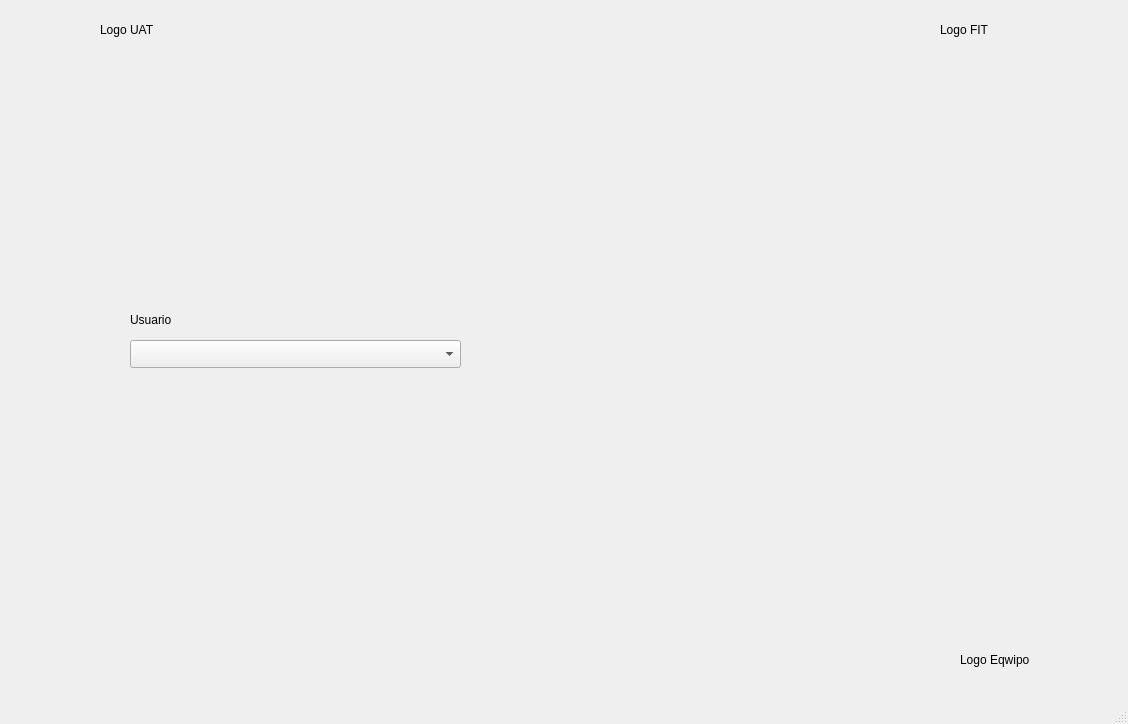
<?xml version="1.0" encoding="UTF-8"?>
<ui version="4.0">
 <class>MainWindow</class>
 <widget class="QMainWindow" name="MainWindow">
  <property name="geometry">
   <rect>
    <x>0</x>
    <y>0</y>
    <width>1128</width>
    <height>724</height>
   </rect>
  </property>
  <property name="windowTitle">
   <string>MainWindow</string>
  </property>
  <widget class="QWidget" name="centralwidget">
   <widget class="QLabel" name="label">
    <property name="geometry">
     <rect>
      <x>100</x>
      <y>20</y>
      <width>63</width>
      <height>20</height>
     </rect>
    </property>
    <property name="text">
     <string>Logo UAT</string>
    </property>
   </widget>
   <widget class="QLabel" name="label_2">
    <property name="geometry">
     <rect>
      <x>940</x>
      <y>20</y>
      <width>63</width>
      <height>20</height>
     </rect>
    </property>
    <property name="text">
     <string>Logo FIT</string>
    </property>
   </widget>
   <widget class="QLabel" name="label_3">
    <property name="geometry">
     <rect>
      <x>960</x>
      <y>650</y>
      <width>91</width>
      <height>20</height>
     </rect>
    </property>
    <property name="text">
     <string>Logo Eqwipo</string>
    </property>
   </widget>
   <widget class="QLabel" name="label_7">
    <property name="geometry">
     <rect>
      <x>530</x>
      <y>210</y>
      <width>301</width>
      <height>351</height>
     </rect>
    </property>
    <property name="text">
     <string/>
    </property>
    <property name="pixmap">
     <pixmap>:/Todo/GoldenglowGG.jpg</pixmap>
    </property>
    <property name="scaledContents">
     <bool>true</bool>
    </property>
   </widget>
   <widget class="QComboBox" name="cmbIntegrantes">
    <property name="geometry">
     <rect>
      <x>130</x>
      <y>340</y>
      <width>331</width>
      <height>28</height>
     </rect>
    </property>
   </widget>
   <widget class="QLabel" name="label_8">
    <property name="geometry">
     <rect>
      <x>130</x>
      <y>310</y>
      <width>63</width>
      <height>20</height>
     </rect>
    </property>
    <property name="text">
     <string>Usuario</string>
    </property>
   </widget>
   <widget class="QLabel" name="lbImagen">
    <property name="geometry">
     <rect>
      <x>600</x>
      <y>130</y>
      <width>291</width>
      <height>351</height>
     </rect>
    </property>
    <property name="text">
     <string/>
    </property>
   </widget>
  </widget>
  <widget class="QMenuBar" name="menubar">
   <property name="geometry">
    <rect>
     <x>0</x>
     <y>0</y>
     <width>1128</width>
     <height>25</height>
    </rect>
   </property>
  </widget>
  <widget class="QStatusBar" name="statusbar"/>
 </widget>
 <resources>
  <include location="Resource.qrc"/>
 </resources>
 <connections/>
</ui>
